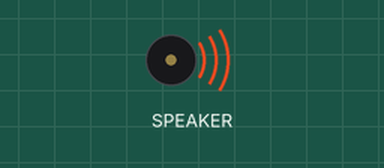
This program was run on a simulated Raspberry Pi Pico running CircuitPython. On the bench: buzzer (waves = sounding). At 1.0 s the program ends and the board releases its pins; the recording ends there.

Above: at 0.1 s.
Timing chart, 0 to 1.0 s (numbered marks = the images above):
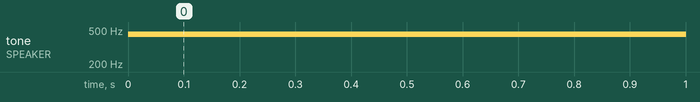

Measured:
- by itself, tone on SPEAKER: silent → 444 Hz at 0.00 s

The program:

audiotone.py
```python
import board, audiobusio
import audiocore
import board
import array
import time
import math

i2s_bck_pin = board.GP16 # PCM5102 BCK pin
i2s_lck_pin = board.GP17 # PCM5102 LCK pin
i2s_dat_pin = board.GP18  # PCM5102 DIN pin
audio = audiobusio.I2SOut(bit_clock=i2s_bck_pin,
                          word_select=i2s_lck_pin,
                          data=i2s_dat_pin)

# Generate one period of sine wave.
length = 8000 // 440
sine_wave = array.array("H", [0] * length)
for i in range(length):
    sine_wave[i] = int(math.sin(math.pi * 2 * i / length) * (2 ** 15) + 2 ** 15)

sine_wave = audiocore.RawSample(sine_wave, sample_rate=8000)

audio.play(sine_wave, loop=True)
time.sleep(1)
audio.stop()
```
